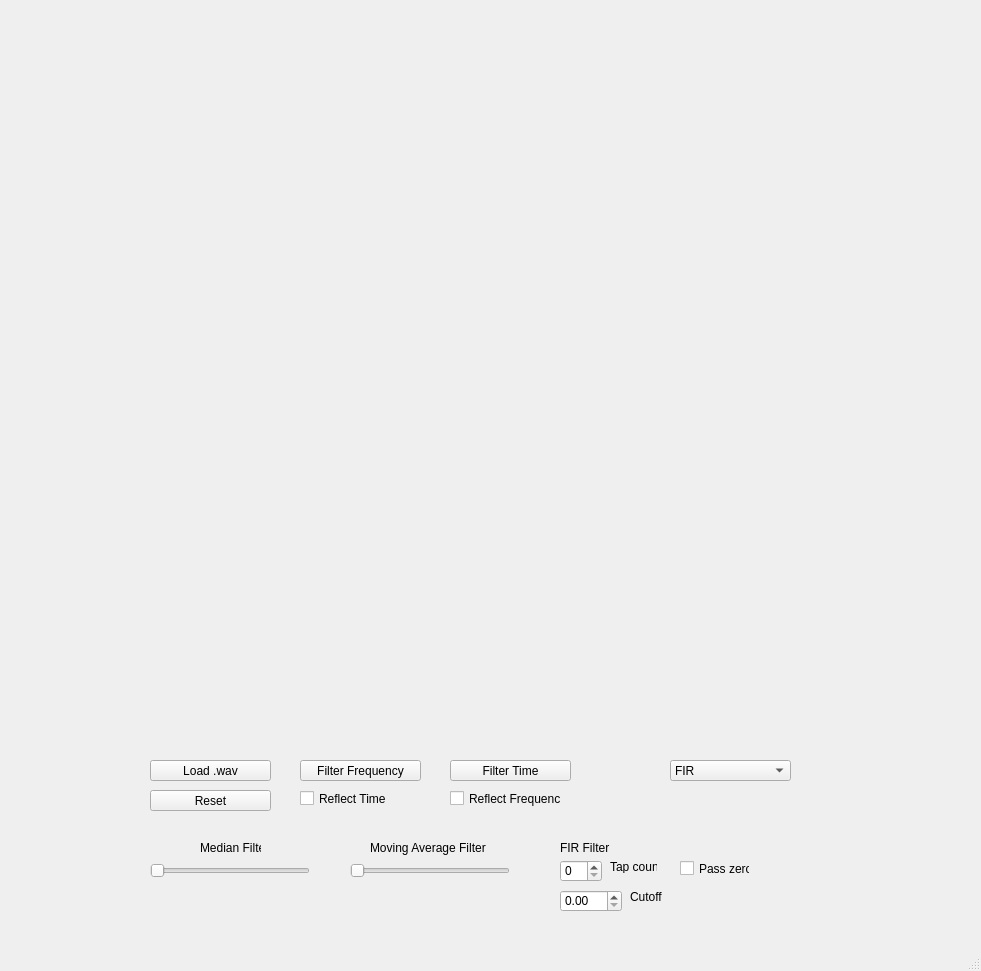
<?xml version="1.0" encoding="UTF-8"?>
<ui version="4.0">
 <class>MainWindow</class>
 <widget class="QMainWindow" name="MainWindow">
  <property name="geometry">
   <rect>
    <x>0</x>
    <y>0</y>
    <width>981</width>
    <height>971</height>
   </rect>
  </property>
  <property name="windowTitle">
   <string>MainWindow</string>
  </property>
  <widget class="QWidget" name="centralwidget">
   <widget class="MplWidget" name="MplWidget" native="true">
    <property name="geometry">
     <rect>
      <x>30</x>
      <y>10</y>
      <width>911</width>
      <height>731</height>
     </rect>
    </property>
   </widget>
   <widget class="QComboBox" name="filter_box">
    <property name="geometry">
     <rect>
      <x>670</x>
      <y>760</y>
      <width>121</width>
      <height>21</height>
     </rect>
    </property>
    <item>
     <property name="text">
      <string>FIR</string>
     </property>
    </item>
    <item>
     <property name="text">
      <string>Median</string>
     </property>
    </item>
    <item>
     <property name="text">
      <string>Moving Average</string>
     </property>
    </item>
   </widget>
   <widget class="QPushButton" name="load_button">
    <property name="geometry">
     <rect>
      <x>150</x>
      <y>760</y>
      <width>121</width>
      <height>21</height>
     </rect>
    </property>
    <property name="text">
     <string>Load .wav</string>
    </property>
   </widget>
   <widget class="QPushButton" name="filter_freq_button">
    <property name="geometry">
     <rect>
      <x>300</x>
      <y>760</y>
      <width>121</width>
      <height>21</height>
     </rect>
    </property>
    <property name="text">
     <string>Filter Frequency</string>
    </property>
   </widget>
   <widget class="QPushButton" name="filter_time_button">
    <property name="geometry">
     <rect>
      <x>450</x>
      <y>760</y>
      <width>121</width>
      <height>21</height>
     </rect>
    </property>
    <property name="text">
     <string>Filter Time</string>
    </property>
   </widget>
   <widget class="QCheckBox" name="reflect_freq_box">
    <property name="geometry">
     <rect>
      <x>450</x>
      <y>790</y>
      <width>111</width>
      <height>17</height>
     </rect>
    </property>
    <property name="text">
     <string>Reflect Frequency</string>
    </property>
   </widget>
   <widget class="QCheckBox" name="reflect_time_box">
    <property name="geometry">
     <rect>
      <x>300</x>
      <y>790</y>
      <width>111</width>
      <height>17</height>
     </rect>
    </property>
    <property name="text">
     <string>Reflect Time</string>
    </property>
   </widget>
   <widget class="QSlider" name="median_filter_slider">
    <property name="geometry">
     <rect>
      <x>150</x>
      <y>860</y>
      <width>160</width>
      <height>22</height>
     </rect>
    </property>
    <property name="minimum">
     <number>3</number>
    </property>
    <property name="maximum">
     <number>103</number>
    </property>
    <property name="orientation">
     <enum>Qt::Horizontal</enum>
    </property>
   </widget>
   <widget class="QSlider" name="moving_average_slider">
    <property name="geometry">
     <rect>
      <x>350</x>
      <y>860</y>
      <width>160</width>
      <height>22</height>
     </rect>
    </property>
    <property name="minimum">
     <number>3</number>
    </property>
    <property name="maximum">
     <number>103</number>
    </property>
    <property name="orientation">
     <enum>Qt::Horizontal</enum>
    </property>
   </widget>
   <widget class="QLabel" name="label">
    <property name="geometry">
     <rect>
      <x>200</x>
      <y>840</y>
      <width>61</width>
      <height>16</height>
     </rect>
    </property>
    <property name="text">
     <string>Median Filter</string>
    </property>
   </widget>
   <widget class="QLabel" name="label_2">
    <property name="geometry">
     <rect>
      <x>370</x>
      <y>840</y>
      <width>121</width>
      <height>16</height>
     </rect>
    </property>
    <property name="text">
     <string>Moving Average Filter</string>
    </property>
   </widget>
   <widget class="QLabel" name="label_3">
    <property name="geometry">
     <rect>
      <x>560</x>
      <y>840</y>
      <width>121</width>
      <height>16</height>
     </rect>
    </property>
    <property name="text">
     <string>FIR Filter</string>
    </property>
   </widget>
   <widget class="QPushButton" name="reset_button">
    <property name="geometry">
     <rect>
      <x>150</x>
      <y>790</y>
      <width>121</width>
      <height>21</height>
     </rect>
    </property>
    <property name="text">
     <string>Reset</string>
    </property>
   </widget>
   <widget class="QDoubleSpinBox" name="cutoff_input">
    <property name="geometry">
     <rect>
      <x>560</x>
      <y>890</y>
      <width>62</width>
      <height>22</height>
     </rect>
    </property>
   </widget>
   <widget class="QLabel" name="label_4">
    <property name="geometry">
     <rect>
      <x>630</x>
      <y>890</y>
      <width>47</width>
      <height>13</height>
     </rect>
    </property>
    <property name="text">
     <string>Cutoff</string>
    </property>
   </widget>
   <widget class="QLabel" name="label_5">
    <property name="geometry">
     <rect>
      <x>610</x>
      <y>860</y>
      <width>47</width>
      <height>13</height>
     </rect>
    </property>
    <property name="text">
     <string>Tap count</string>
    </property>
   </widget>
   <widget class="QCheckBox" name="pass_zero_checkbox">
    <property name="geometry">
     <rect>
      <x>680</x>
      <y>860</y>
      <width>70</width>
      <height>17</height>
     </rect>
    </property>
    <property name="text">
     <string>Pass zero</string>
    </property>
   </widget>
   <widget class="QSpinBox" name="taps_input">
    <property name="geometry">
     <rect>
      <x>560</x>
      <y>860</y>
      <width>42</width>
      <height>22</height>
     </rect>
    </property>
   </widget>
  </widget>
  <widget class="QMenuBar" name="menubar">
   <property name="geometry">
    <rect>
     <x>0</x>
     <y>0</y>
     <width>981</width>
     <height>21</height>
    </rect>
   </property>
  </widget>
  <widget class="QStatusBar" name="statusbar"/>
 </widget>
 <customwidgets>
  <customwidget>
   <class>MplWidget</class>
   <extends>QWidget</extends>
   <header>mplwidget.h</header>
   <container>1</container>
  </customwidget>
 </customwidgets>
 <resources/>
 <connections/>
</ui>
